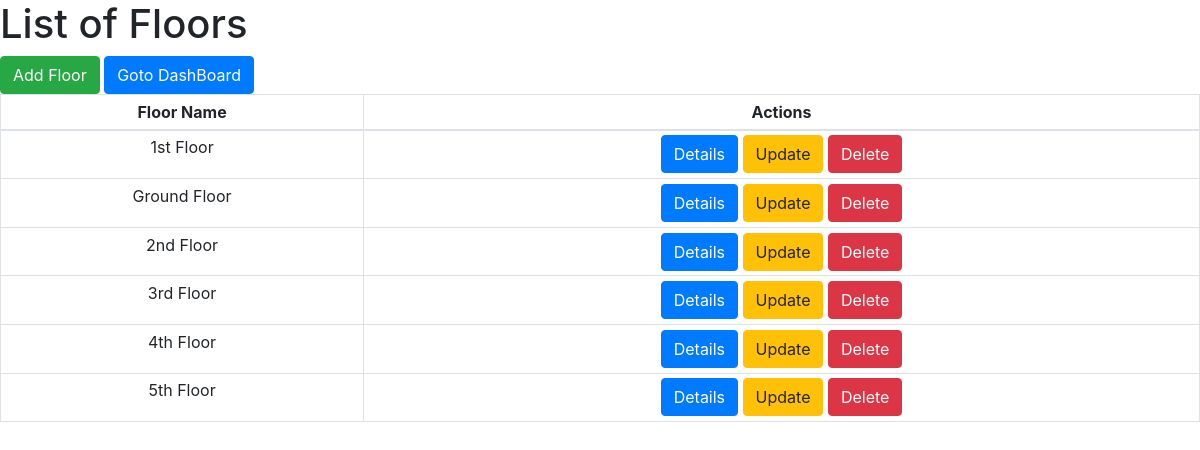
The page /floorlist/ on the database its author committed.
### customerapp/models.py (models this page shows, shortened)
class Floors(models.Model):
    name=models.CharField(max_length=64)

### customerapp/views.py (the view)
# urls.py: url(r'^floorlist/', views.FloorsListView.as_view(),name='floornames'),
class FloorsListView(ListView):
    model=Floors

### templates/customerapp/floors_list.html
<!DOCTYPE html>
{%extends 'customerapp/base.html'%}
{%block content%}
  <h1>List of Floors</h1>
  <a class="btn btn-success" href="/createfloor">Add Floor</a>
  <a class="btn btn-primary" href="/">Goto DashBoard</a>
  <table class="table table-bordered table-sm">
    <thead align='center'>
      <th>Floor Name</th>
      <th>Actions</th>
    </thead>
      {%for floors in floors_list%}
    <tr align='center'>
      <td>{{floors.name}}</td>
      <td><a class="btn btn-primary" href="/floordetails/{{floors.id}}">Details</a> <a class="btn btn-warning" href="/updatefloor/{{floors.id}}">Update</a> <a class="btn btn-danger" href="/deletefloor/{{floors.id}}">Delete</a></td>
    </tr>
      {%endfor%}
  </table>
{%endblock%}

### rows shown on the page
Floors: name "1st Floor"
Floors: name "Ground Floor"
Floors: name "2nd Floor"
Floors: name "3rd Floor"
Floors: name "4th Floor"
Floors: name "5th Floor"
